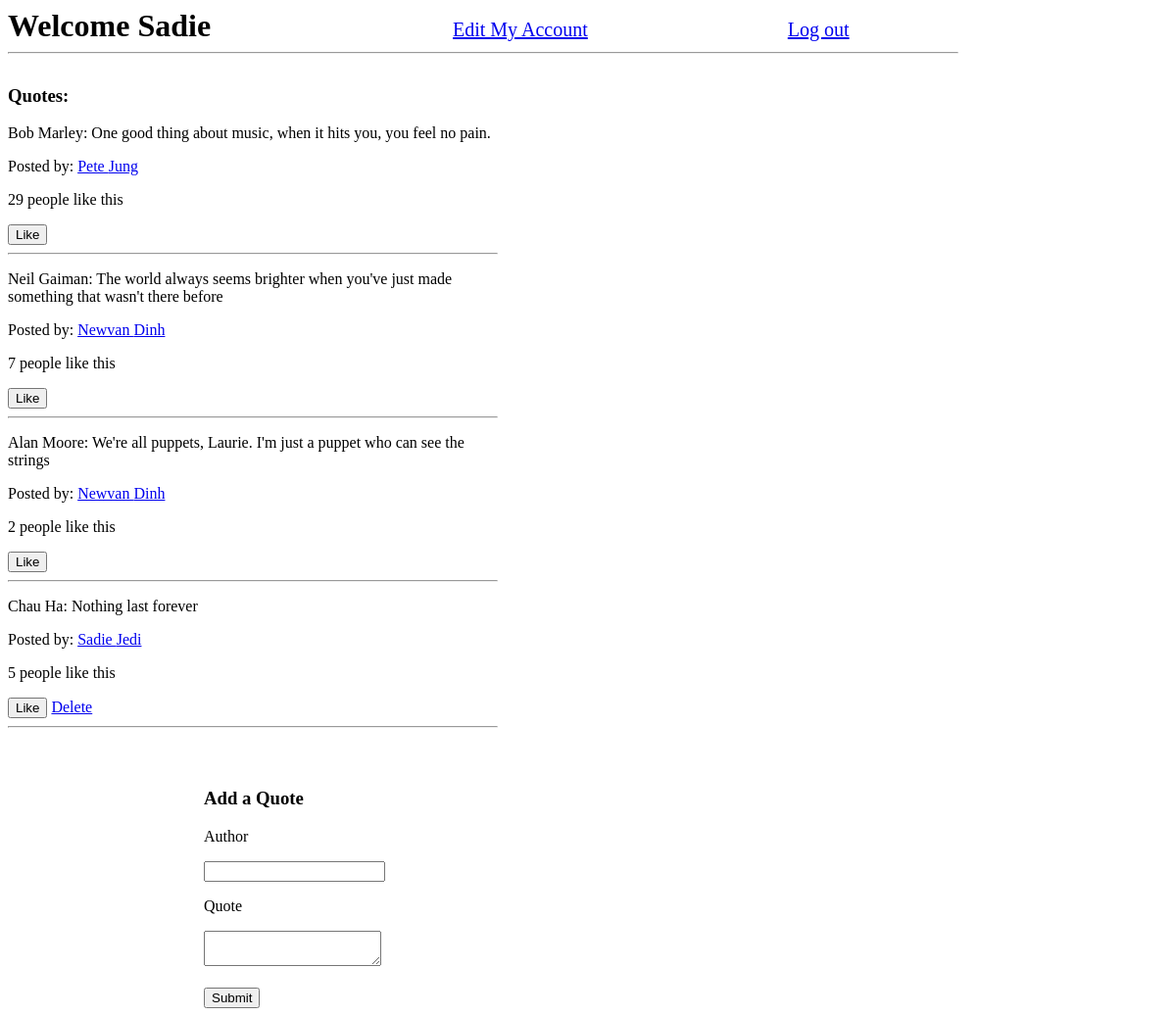
Page /quotes (signed in) on the committed database.
### belt_app/models.py (models this page shows)
class User(models.Model):
    first_name = models.CharField(max_length=255)
    last_name = models.CharField(max_length=255)
    email = models.EmailField(max_length=255)
    password = models.CharField(max_length=255)
    created_at = models.DateTimeField(auto_now_add=True)
    updated_at = models.DateTimeField(auto_now=True)
    objects = UserManager()

class Quote(models.Model):
    author = models.CharField(max_length=45)
    quote_message = models.TextField(max_length=500)
    posted_by = models.ForeignKey(User, related_name= "user_posts", on_delete = models.CASCADE)
    created_at = models.DateTimeField(auto_now_add=True)
    updated_at = models.DateTimeField(auto_now=True)
    objects = QuoteManager()

### belt_app/views.py (the view)
# urls.py: path('quotes', views.show_quotes),
def show_quotes(request):
    if 'userid' not in request.session:
        return redirect('/')
    user = User.objects.get(id = request.session['userid'])
    all_quotes= Quote.objects.all()
    favorites = user.user_favorites.all()
    count = len(favorites)
    context = {
        "logged_in_user": user,
        "all_quotes": all_quotes,
        "favorites": favorites,
        "count":count
        }
    return render (request, "quotes.html", context)

### belt_app/templates/quotes.html (shortened to what this page needs)
<!DOCTYPE html>
<html lang="en">
<head>
    {% load static %}
    <link rel="stylesheet" href="{% static 'css/quotes.css' %}">
</head>
<body>
    <div class = "head">
        <h1>Welcome {{logged_in_user.first_name}} </h1>
        <a href = "/myaccount">Edit My Account</a>
        <a href = "/logout">Log out</a>
        <hr>
    </div>
    <div class="quotes">
        <h3>Quotes:</h3>
        {% for quote in all_quotes %}
        <form action="/add_to_favorite/{{quote.id}}" method="post">
            <p>{{quote.author}}: {{quote.quote_message}}</p>
            <p>Posted by: <a href = "/user/{{quote.posted_by.id}}">{{quote.posted_by.first_name}} {{quote.posted_by.last_name}}</a></p>
            <p> {{quote.quote_favorites.count|add:"0"}} people like this</p>
            <input type = "submit" name = "favorite" value = "Like">
            {% if quote.posted_by.id == logged_in_user.id %}
            <a href = "/delete/{{quote.id}}" >Delete</a>
            {%endif%}
            <hr>
        </form>
        {% endfor %}
    </div>
    <div class="add_quote">
        <form action="/add_quote" method="post">
            <h3>Add a Quote</h3>
            <p>Author</p>
            <input type="text" name = "author">
            <p>Quote</p>
            <textarea name="quote_message" ></textarea><br><br>
            <input type="submit" value="Submit">
    </form>
    </div>
</body>
</html>

### belt_app/static/css/quotes.css (style rules this page uses)
.head { width: 970px; height: 30px; display: block; }
.head a { display: inline-block; margin-left: 200px; font-size: 20px; }
h1 { display: inline-block; width: 250px; margin: 0px; }
div.quotes { width: 500px; display: inline-block; margin-top: 30px; }
div.add_quote { width: 500px; display: inline-block; vertical-align: top; margin-top: 30px; margin-left: 200px; }

### rows in the picture
User: first_name "Sadie"
Quote: author "Bob Marley", quote_message "One good thing about music, when it hits you, you feel no pain.", posted_by.first_name "Pete", posted_by.last_name "Jung", quote_favorites.count|add "29"
Quote: author "Neil Gaiman", quote_message "The world always seems brighter when you've just made something that wasn't there before", posted_by.first_name "Newvan", posted_by.last_name "Dinh", quote_favorites.count|add "7"
Quote: author "Alan Moore", quote_message "We're all puppets, Laurie. I'm just a puppet who can see the strings", posted_by.first_name "Newvan", posted_by.last_name "Dinh", quote_favorites.count|add "2"
Quote: author "Chau Ha", quote_message "Nothing last forever", posted_by.first_name "Sadie", posted_by.last_name "Jedi", quote_favorites.count|add "5"
